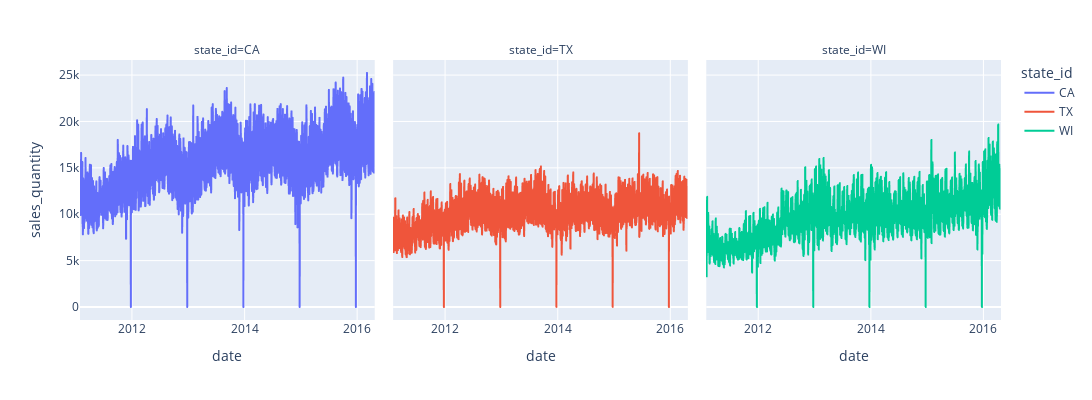

Notebook code for this chart:
### Markdown cell above
### Sales Volume over time by state

### Code cell
px.line(data_frame=plot_df,
        x = 'date', facet_col='state_id', color= 'state_id', width= 1200, height= 400,
        y='sales_quantity')

### Figure 1 — Plotly figure (JSON) as saved in the notebook; plotly's stock layout.template omitted (floating-point values rounded to 4 significant figures; data arrays with more than 128 entries replaced by an {"elided": "..."} marker saying what was removed)
{"data": [{"hovertemplate": "state_id=CA<br>date=%{x}<br>sales_quantity=%{y}<extra></extra>", "legendgroup": "CA", "line": {"color": "#636efa", "dash": "solid"}, "marker": {"symbol": "circle"}, "mode": "lines", "name": "CA", "showlegend": true, "type": "scattergl", "x": {"elided": "1913 str values"}, "xaxis": "x", "y": {"elided": "1913 int values"}, "yaxis": "y"}, {"hovertemplate": "state_id=TX<br>date=%{x}<br>sales_quantity=%{y}<extra></extra>", "legendgroup": "TX", "line": {"color": "#EF553B", "dash": "solid"}, "marker": {"symbol": "circle"}, "mode": "lines", "name": "TX", "showlegend": true, "type": "scattergl", "x": {"elided": "1913 str values"}, "xaxis": "x2", "y": {"elided": "1913 int values"}, "yaxis": "y2"}, {"hovertemplate": "state_id=WI<br>date=%{x}<br>sales_quantity=%{y}<extra></extra>", "legendgroup": "WI", "line": {"color": "#00cc96", "dash": "solid"}, "marker": {"symbol": "circle"}, "mode": "lines", "name": "WI", "showlegend": true, "type": "scattergl", "x": {"elided": "1913 str values"}, "xaxis": "x3", "y": {"elided": "1913 int values"}, "yaxis": "y3"}], "layout": {"annotations": [{"font": {}, "showarrow": false, "text": "state_id=CA", "x": 0.16, "xanchor": "center", "xref": "paper", "y": 1, "yanchor": "bottom", "yref": "paper"}, {"font": {}, "showarrow": false, "text": "state_id=TX", "x": 0.5, "xanchor": "center", "xref": "paper", "y": 1, "yanchor": "bottom", "yref": "paper"}, {"font": {}, "showarrow": false, "text": "state_id=WI", "x": 0.84, "xanchor": "center", "xref": "paper", "y": 1, "yanchor": "bottom", "yref": "paper"}], "height": 400, "legend": {"title": {"text": "state_id"}, "tracegroupgap": 0}, "margin": {"t": 60}, "width": 1200, "xaxis": {"anchor": "y", "domain": [0, 0.32], "title": {"text": "date"}}, "xaxis2": {"anchor": "y2", "domain": [0.34, 0.66], "matches": "x", "title": {"text": "date"}}, "xaxis3": {"anchor": "y3", "domain": [0.68, 1.0], "matches": "x", "title": {"text": "date"}}, "yaxis": {"anchor": "x", "domain": [0, 1], "title": {"text": "sales_quantity"}}, "yaxis2": {"anchor": "x2", "domain": [0, 1], "matches": "y", "showticklabels": false}, "yaxis3": {"anchor": "x3", "domain": [0, 1], "matches": "y", "showticklabels": false}}}
